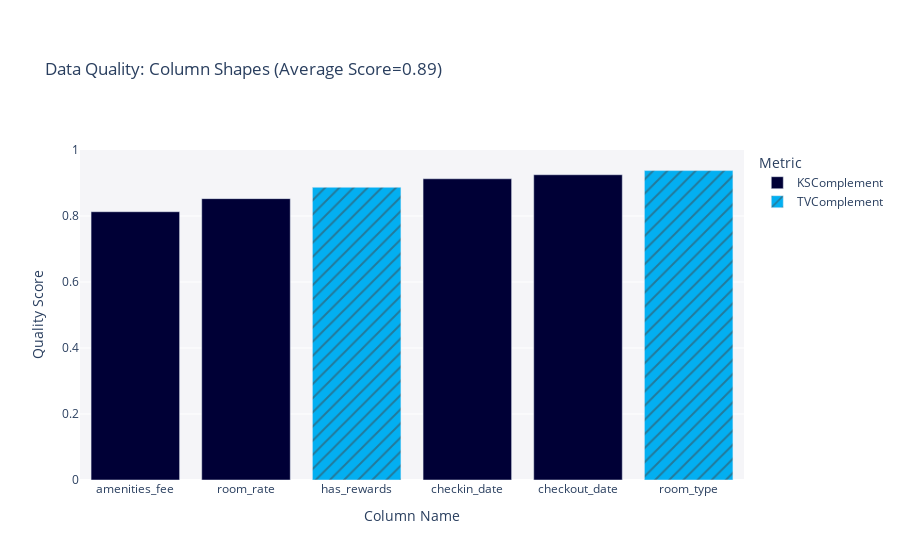

Notebook code for this chart:
### Markdown cell above
The report allows us to visualize the different properties that were captured. For example, the visualization below shows us _which_ individual column shapes were well-captured and which weren't.

### Code cell
fig = quality_report.get_visualization('Column Shapes', table_name='guests')
fig.show()

### Figure 1 — Plotly figure (JSON) as saved in the notebook; plotly's stock layout.template omitted (floating-point values rounded to 4 significant figures)
{"data": [{"alignmentgroup": "True", "customdata": [["KSComplement"], ["KSComplement"], ["KSComplement"], ["KSComplement"]], "hovertemplate": "<b>%{hovertext}</b><br><br>Metric=%{customdata[0]}<br>Quality Score=%{y}<extra></extra>", "hovertext": ["amenities_fee", "checkin_date", "checkout_date", "room_rate"], "legendgroup": "KSComplement", "marker": {"color": "#000036", "pattern": {"shape": ""}}, "name": "KSComplement", "offsetgroup": "KSComplement", "orientation": "v", "showlegend": true, "textposition": "auto", "type": "bar", "x": ["amenities_fee", "checkin_date", "checkout_date", "room_rate"], "xaxis": "x", "y": [0.813, 0.9128, 0.925, 0.8526], "yaxis": "y"}, {"alignmentgroup": "True", "customdata": [["TVComplement"], ["TVComplement"]], "hovertemplate": "<b>%{hovertext}</b><br><br>Metric=%{customdata[0]}<br>Quality Score=%{y}<extra></extra>", "hovertext": ["has_rewards", "room_type"], "legendgroup": "TVComplement", "marker": {"color": "#03AFF1", "pattern": {"shape": "/"}}, "name": "TVComplement", "offsetgroup": "TVComplement", "orientation": "v", "showlegend": true, "textposition": "auto", "type": "bar", "x": ["has_rewards", "room_type"], "xaxis": "x", "y": [0.887, 0.9376], "yaxis": "y"}], "layout": {"barmode": "relative", "legend": {"title": {"text": "Metric"}, "tracegroupgap": 0}, "margin": {"t": 150}, "plot_bgcolor": "#F5F5F8", "title": {"text": "Data Quality: Column Shapes (Average Score=0.89)"}, "xaxis": {"anchor": "y", "categoryorder": "total ascending", "domain": [0, 1], "title": {"text": "Column Name"}}, "yaxis": {"anchor": "x", "domain": [0, 1], "range": [0, 1], "title": {"text": "Quality Score"}}}}
